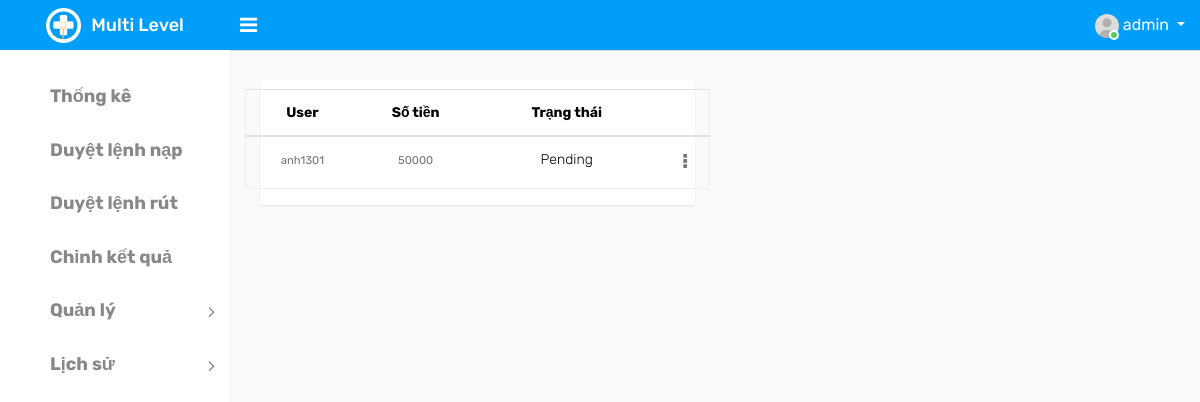
Page /list_accept_input_money/ (signed in) on the earlier database version.
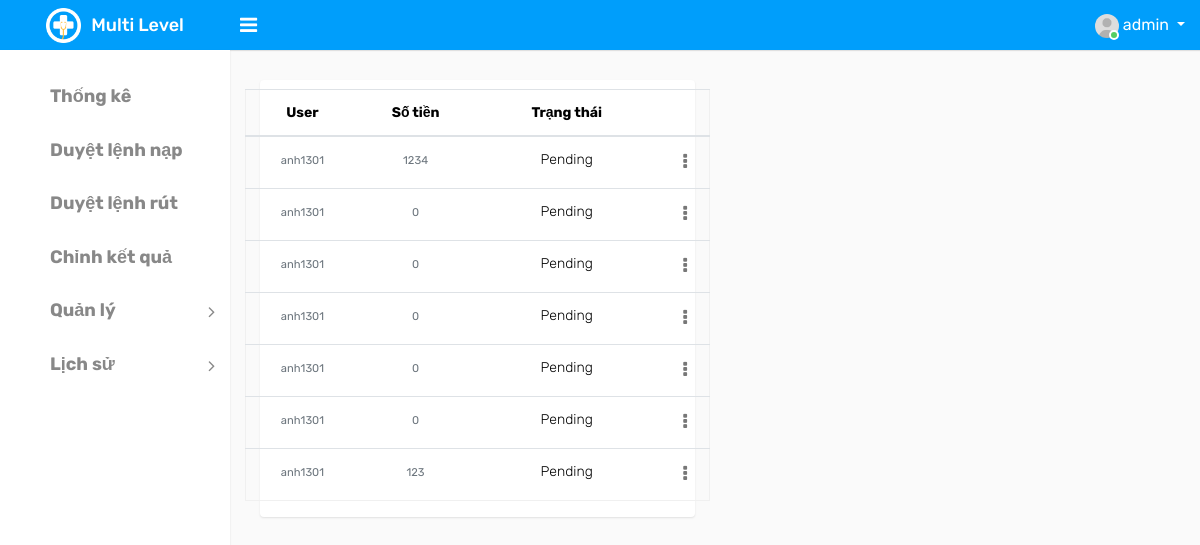
Same page on the later database version.
### ModuleApp/models.py (models this page shows, shortened)
class InputMoney(models.Model):
    id = models.UUIDField(primary_key=True, default=uuid.uuid4, editable=False)
    create_at = models.DateTimeField(auto_now_add=True)
    value = models.IntegerField(null=False)
    value_control = models.IntegerField(null=True)
    value_real = models.IntegerField(null=True)
    detail = models.CharField(max_length=255, null=True)
    status_choice = (('Pending', 'Pending'), ('Success', 'Success'), ('Fail', 'Fail'))
    status = models.CharField(choices=status_choice, default='Pending', max_length=20)
    user = models.ForeignKey(
        User, on_delete=models.CASCADE, related_name='input_money'
    )

class User(AbstractUser):
    id = models.UUIDField(primary_key=True, default=uuid.uuid4, editable=False)
    code = models.IntegerField(null=True)
    wallet = models.IntegerField(default=0)
    wallet_password = models.CharField(max_length=6, null=True, default=None)
    type_choice = ((0, 'Normal'), (1, 'Admin'), (2, 'Staff'), (3, 'Guest'))
    type = models.IntegerField(choices=type_choice, default=0)
    referrer = models.IntegerField(null=True)
    create_at = models.DateTimeField(auto_now_add=True)
    update_at = models.DateTimeField(auto_now=True)

### ModuleApp/decorators.py (the view)
    def function(request, *args, **kwargs):
        user=request.user.username
        if user=='admin':
            return view_func(request, *args, **kwargs)
        else:
            return HttpResponse("Chức năng này chỉ dành cho Admin!")

### ModuleApp/views.py (called while the page is built)
@admin_only
@login_required
def list_accept_input_money(request):
    inputMoney=InputMoney.objects.filter(status='Pending')
    context={'data': inputMoney}
    return render(request, 'home/listacceptinputmoney.html', context)

### templates/home/listacceptinputmoney.html (shortened to what this page needs)
{% extends 'index/index.html' %}
{% block content %}
<div class="d-flex flex" id="content-body">
    <div class="d-flex flex-column flex card">
        <div class="padding">
            <div class="row ">
                <table id="table" class="table" data-mobile-responsive="true"
                    style="text-align: center;margin-top: 9px;">
                    <thead>
                        <tr>
                            <th data-sortable="true" data-field="stt" style="width: 3cm;">User</th>
                            <th data-sortable="true" data-field="stt" style="width: 3cm;">Số tiền</th>
                            <th data-sortable="true" data-field="bsx" style="width: 5cm;">Trạng thái</th>
                            <th></th>
                        </tr>
                    </thead>
                    <tbody>
                        {% for i in data %}
                        <tr class=" " data-id="5">
                            <td style="min-width:20px;">
                                <small class="text-muted">{{ i.user }}</small>
                            </td>
                            <td style="min-width:20px;">
                                <small class="text-muted">{{ i.value }}</small>
                            </td>
                            <td>{{i.status}}</td>
                            <td class="text-right">
                                <div class="dropdown dropdown-action">
                                    <a href="#" class="action-icon dropdown-toggle" data-toggle="dropdown"
                                        aria-expanded="false"><i class="fa fa-ellipsis-v"></i></a>
                                </div>
                            </td>
                        </tr>
                        {% endfor %}
                    </tbody>
                </table>
            </div>
        </div>
    </div>
</div>
{% endblock %}

Differences in the rows shown:
no longer on this page (row edited): InputMoney: user "anh1301", value "50000", status "Pending"
added InputMoney: user "anh1301", value "1234", status "Pending"
added InputMoney: user "anh1301", value "0", status "Pending"
added InputMoney: user "anh1301", value "0", status "Pending"
added InputMoney: user "anh1301", value "0", status "Pending"
added InputMoney: user "anh1301", value "0", status "Pending"
added InputMoney: user "anh1301", value "0", status "Pending"
added InputMoney: user "anh1301", value "123", status "Pending"
